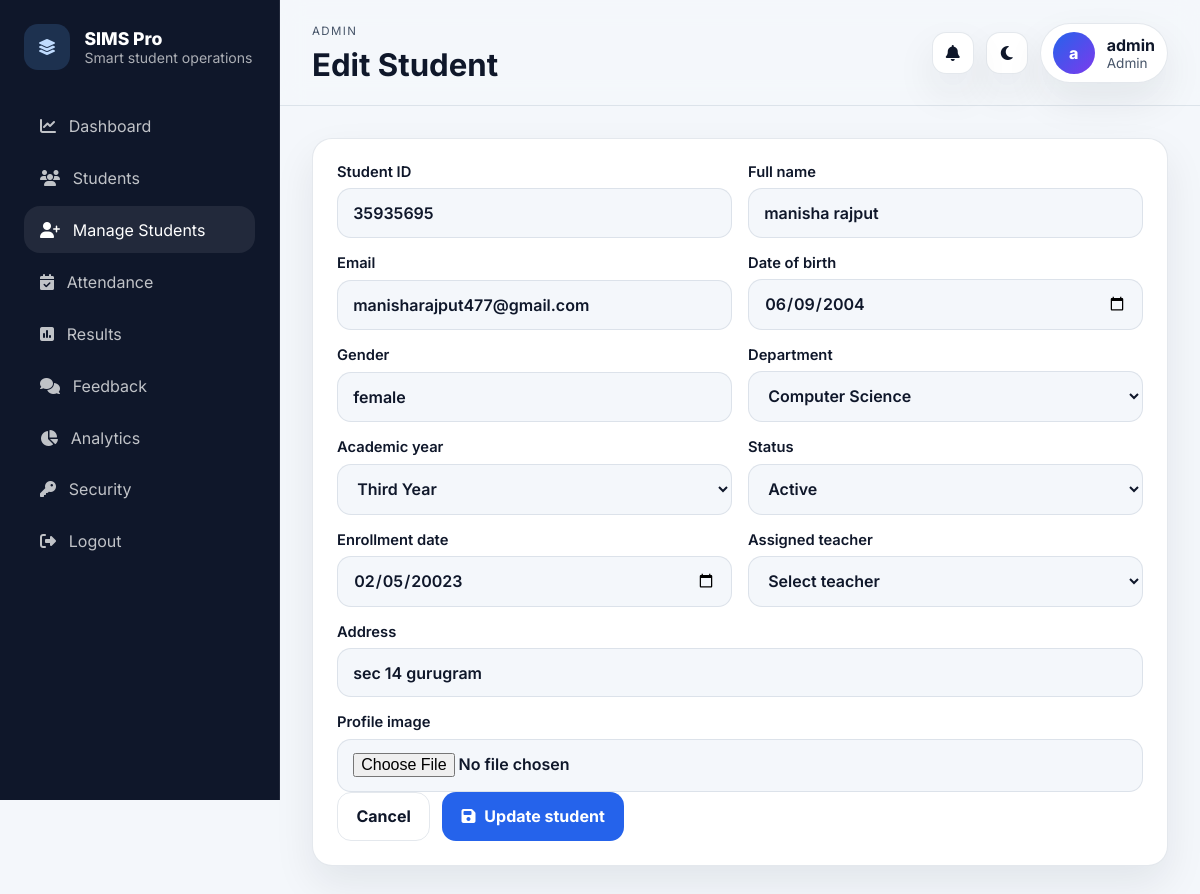
Screenshot of /students/13/edit (signed in) with the database file from the repository.
### tables this page shows
CREATE TABLE students (
                id          INTEGER PRIMARY KEY AUTOINCREMENT,
                student_id  TEXT UNIQUE NOT NULL,
                name        TEXT NOT NULL,
                email       TEXT,
                dob         TEXT,
                gender      TEXT,
                department  TEXT NOT NULL,
                year        TEXT NOT NULL,
                status      TEXT DEFAULT 'Active',
                address     TEXT,
                enroll_date TEXT,
                created_at  TIMESTAMP DEFAULT CURRENT_TIMESTAMP
            , assigned_teacher_id INTEGER, profile_image TEXT);

### app.py (the view, shortened to what this page needs)
@app.route("/students/<int:student_id>/edit", methods=["GET", "POST"])
@roles_required("admin")
def edit_student(student_id):
    student = student_or_404(student_id)
    return render_template("edit_student.html", student=student, teachers=teachers(), departments=DEPARTMENTS, years=YEARS, statuses=STATUSES)

### app.py (called while the page is built)
def db():
    if "db" not in g:
        g.db = sqlite3.connect(app.config["DATABASE"])
        g.db.row_factory = sqlite3.Row
        g.db.execute("PRAGMA foreign_keys = ON")
    return g.db

def csrf_token():
    if "_csrf_token" not in session:
        session["_csrf_token"] = secrets.token_urlsafe(32)
    return session["_csrf_token"]

@app.before_request
def setup_req():
    session.permanent = True
    if request.method in {"POST", "PUT", "PATCH", "DELETE"}:
        token = request.form.get("csrf_token") or request.headers.get("X-CSRFToken")
        if token != session.get("_csrf_token"):
            abort(400, description="Invalid CSRF token.")

@app.context_processor
def inject_globals():
    return {
        "current_role": session.get("role"),
        "app_name": "SIMS Pro",
        "global_notifications": build_notifications() if session.get("role") else [],
    }

def visible_clause(alias="students"):
    role = session.get("role")
    if role == "admin":
        return "1=1", []
    if role == "teacher":
        return f"{alias}.assigned_teacher_id = ?", [session["user_id"]]
    if role == "student":
        return f"{alias}.id = ?", [session["student_db_id"]]
    return "1=0", []

def teachers():
    return db().execute(
        "SELECT id, full_name FROM users WHERE role='teacher' ORDER BY full_name"
    ).fetchall()

def student_or_404(student_id):
    where, params = visible_clause("students")
    row = db().execute(
        f"""
        SELECT students.*, users.full_name AS teacher_name
        FROM students
        LEFT JOIN users ON users.id = students.assigned_teacher_id
        WHERE students.id = ? AND {where}
        """,
        [student_id] + params,
    ).fetchone()
    if not row:
        abort(404)
    return row

def roles_required(*roles):
    def dec(fn):
        @wraps(fn)
        def wrap(*a, **kw):
            if "user_id" not in session:
                flash("Please log in to continue.", "error")
                return redirect(url_for("login"))
            if session.get("role") not in roles:
                flash("You do not have access to that page.", "error")
                return redirect(url_for("student_dashboard" if session.get("role") == "student" else "dashboard"))
            return fn(*a, **kw)
        return wrap
    return dec

### templates/edit_student.html (shortened to what this page needs)
{% extends "base.html" %}
{% block page_heading %}Edit Student{% endblock %}
{% block content %}
<section class="panel panel--form">
  <form method="post" enctype="multipart/form-data" class="data-form js-ajax-form" data-redirect-on-success="true">
    <div class="form-grid">
      <label>
        <span>Student ID</span>
        <input type="text" value="{{ student.student_id }}" disabled>
      </label>
      <label>
        <span>Full name</span>
        <input type="text" name="name" value="{{ student.name }}" required>
      </label>
      <label>
        <span>Email</span>
        <input type="email" name="email" value="{{ student.email or '' }}">
      </label>
      <label>
        <span>Date of birth</span>
        <input type="date" name="dob" value="{{ student.dob or '' }}">
      </label>
      <label>
        <span>Gender</span>
        <input type="text" name="gender" value="{{ student.gender or '' }}">
      </label>
      <label>
        <span>Department</span>
        <select name="department">
          {% for dept in departments %}
          <option value="{{ dept }}" {% if student.department == dept %}selected{% endif %}>{{ dept }}</option>
          {% endfor %}
        </select>
      </label>
      <label>
        <span>Academic year</span>
        <select name="year">
          {% for year in years %}
          <option value="{{ year }}" {% if student.year == year %}selected{% endif %}>{{ year }}</option>
          {% endfor %}
        </select>
      </label>
      <label>
        <span>Status</span>
        <select name="status">
          {% for status in statuses %}
          <option value="{{ status }}" {% if student.status == status %}selected{% endif %}>{{ status }}</option>
          {% endfor %}
        </select>
      </label>
      <label>
        <span>Enrollment date</span>
        <input type="date" name="enroll_date" value="{{ student.enroll_date or '' }}">
      </label>
      <label>
        <span>Assigned teacher</span>
        <select name="assigned_teacher_id">
          <option value="">Select teacher</option>
        </select>
      </label>
      <label class="form-grid__full">
        <span>Address</span>
        <input type="text" name="address" value="{{ student.address or '' }}">
      </label>
      <label class="form-grid__full">
        <span>Profile image</span>
        <input type="file" name="profile_image" accept=".png,.jpg,.jpeg,.webp">
      </label>
    </div>
    <div class="form-actions">
      <a class="btn btn-secondary" href="{{ url_for('student_detail', student_id=student.id) }}">Cancel</a>
      <button class="btn btn-primary" type="submit">
        <i class="fa-solid fa-floppy-disk"></i>
        <span>Update student</span>
      </button>
    </div>
  </form>
</section>
{% endblock %}

### static/style.css (style rules this page uses)
:root { --bg: #f4f7fb; --bg-elevated: #ffffff; --bg-accent: linear-gradient(135deg, #eff6ff, #f8fafc 55%, #eef2ff); --text: #0f172a; --text-soft: #475569; --border: rgba(148, 163, 184, 0.25); --primary: #2563eb; --primary-strong: #1d4ed8; --primary-soft: rgba(37, 99, 235, 0.12); --success: #059669; --danger: #dc2626; --warning: #d97706; --shadow: 0 18px 40px rgba(15, 23, 42, 0.08); --radius: 20px; --sidebar-width: 280px; }
* { box-sizing: border-box; }
body { margin: 0; font-family: 'Inter', sans-serif; background: var(--bg); color: var(--text); }
a { color: inherit; text-decoration: none; }
button, input, select, textarea { font: inherit; }
button { cursor: pointer; }
.panel, .hero-card, .profile-hero, .auth-panel, .stat-card, .notice, .flash { background: var(--bg-elevated); border: 1px solid var(--border); border-radius: var(--radius); box-shadow: var(--shadow); }
.hero-actions, .form-actions { display: flex; gap: 0.75rem; flex-wrap: wrap; }
.panel { padding: 1.35rem; }
.filters-grid, .form-grid { display: grid; gap: 1rem; grid-template-columns: repeat(5, minmax(0, 1fr)); }
.form-grid { grid-template-columns: repeat(2, minmax(0, 1fr)); }
.form-grid__full { grid-column: 1 / -1; }
label { display: grid; gap: 0.45rem; font-weight: 600; color: var(--text); }
label span { font-size: 0.92rem; }
input, select, textarea { width: 100%; border: 1px solid var(--border); border-radius: 14px; padding: 0.85rem 0.95rem; background: var(--bg); color: var(--text); }
.btn { display: inline-flex; align-items: center; gap: 0.55rem; justify-content: center; padding: 0.85rem 1.15rem; border-radius: 14px; border: 1px solid transparent; font-weight: 700; }
.btn-primary { background: var(--primary); color: white; }
.btn-secondary { background: transparent; border-color: var(--border); color: var(--text); }
.panel--form { padding: 1.5rem; }

### rows the page displays
students: student_id "35935695", name "manisha rajput", email "manisharajput477@gmail.com", dob "06/09/2004", gender "female", department "Computer Science", year "Third Year", status "Active", enroll_date "02/05/20023", address "sec 14 gurugram"

### other values shown
{{ app_name }} "SIMS Pro"
{{ current_role|title }} "ADMIN"
{{ (session.get('display_name') or 'U')[0] }} "a"
{{ session.get('display_name') }} "admin"
{{ current_role|title }} "Admin"
